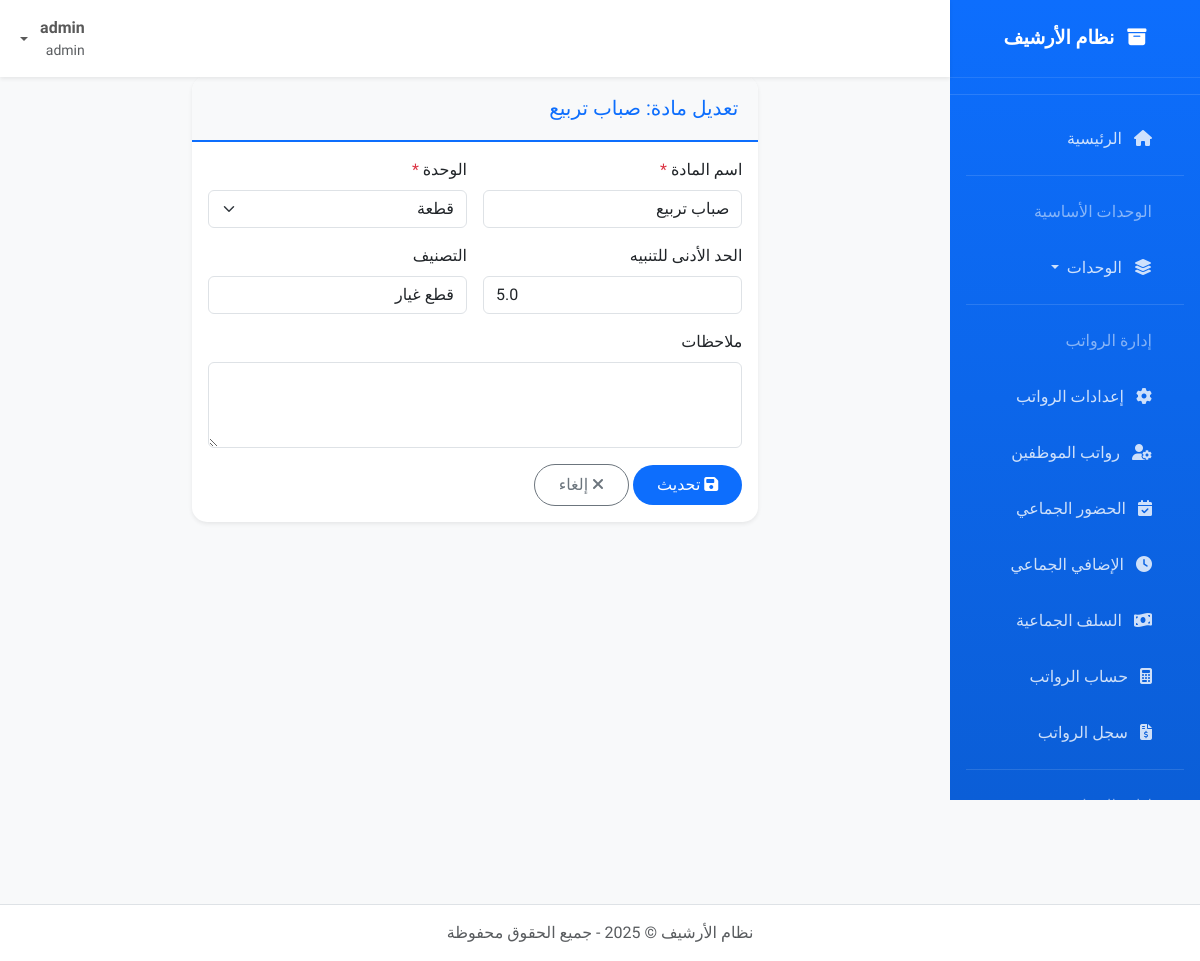
The app's page /materials/1/edit (signed in) with its own data.
### models.py (models this page shows, shortened)
class User(db.Model, UserMixin):
    id = db.Column(db.Integer, primary_key=True)
    username = db.Column(db.String(50), unique=True, nullable=False)
    email = db.Column(db.String(100), unique=True, nullable=False)
    password_hash = db.Column(db.String(128), nullable=False)
    role = db.Column(db.String(20), default='user')  # admin, archivist, user
    created_at = db.Column(db.DateTime, default=datetime.utcnow)
    def is_admin(self):
        return self.role == 'admin'
    def can_edit(self):
        return self.role in ['admin', 'archivist']

### app.py (models this page shows, shortened)
class Material(db.Model):
    id = db.Column(db.Integer, primary_key=True)
    name = db.Column(db.String(100), nullable=False)
    unit = db.Column(db.String(20), nullable=False)  # وحدة القياس: طن، متر مكعب، لتر، قطعة...
    min_stock_level = db.Column(db.Float, default=0)  # الحد الأدنى للتنبيه
    category = db.Column(db.String(50))  # مواد خام، قطع غيار، وقود...
    notes = db.Column(db.Text)
    created_at = db.Column(db.DateTime, default=datetime.utcnow)
    stock_items = db.relationship('StockItem', backref='material', lazy=True, cascade="all, delete-orphan")
    transactions = db.relationship('StockTransaction', backref='material', lazy=True, cascade="all, delete-orphan")

### app.py (the view, shortened to what this page needs)
@app.route('/materials/<int:material_id>/edit', methods=['GET', 'POST'])
@login_required
def edit_material(material_id):
    if not current_user.is_admin():
        flash('ليس لديك صلاحية تعديل المواد.', 'danger')
        return redirect(url_for('material_list'))
    material = Material.query.get_or_404(material_id)
    settings = CompanySettings.query.first()
    return render_template('material/edit.html', material=material, settings=settings)

### app.py (called while the page is built)
@login_manager.user_loader
def load_user(user_id):
    return User.query.get(int(user_id))

@app.before_request
def create_tables_once():
    if not hasattr(g, 'tables_created'):
        db.create_all()
        os.makedirs(app.config['UPLOAD_FOLDER'], exist_ok=True)
        os.makedirs(os.path.join(app.config['UPLOAD_FOLDER'], 'cars'), exist_ok=True)
        os.makedirs(os.path.join(app.config['UPLOAD_FOLDER'], 'employees'), exist_ok=True)
        os.makedirs(os.path.join(app.config['UPLOAD_FOLDER'], 'documents'), exist_ok=True)
        os.makedirs(os.path.join(app.config['UPLOAD_FOLDER'], 'logos'), exist_ok=True)
        if not CompanySettings.query.first():
            settings = CompanySettings()
            db.session.add(settings)
            db.session.commit()
        g.tables_created = True

@app.context_processor
def inject_current_year():
    return {'current_year': datetime.now().year}

### templates/material/edit.html (shortened to what this page needs)
{% extends "base.html" %}
{% block content %}
<div class="container-fluid">
    <div class="row">
        <div class="col-lg-8 mx-auto">
            <div class="card border-0 shadow-sm">
                <div class="card-header">
                    <h5 class="mb-0">تعديل مادة: {{ material.name }}</h5>
                </div>
                <div class="card-body">
                    <form method="POST">
                        <div class="row g-3">
                            <div class="col-md-6">
                                <label class="form-label">اسم المادة <span class="text-danger">*</span></label>
                                <input type="text" name="name" class="form-control" value="{{ material.name }}" required>
                            </div>
                            <div class="col-md-6">
                                <label class="form-label">الوحدة <span class="text-danger">*</span></label>
                                <select name="unit" class="form-select" required>
                                    <option value="قطعة" {% if material.unit == 'قطعة' %}selected{% endif %}>قطعة</option>
                                </select>
                            </div>
                            <div class="col-md-6">
                                <label class="form-label">الحد الأدنى للتنبيه</label>
                                <input type="number" name="min_stock_level" class="form-control" step="0.01" value="{{ material.min_stock_level }}">
                            </div>
                            <div class="col-md-6">
                                <label class="form-label">التصنيف</label>
                                <input type="text" name="category" class="form-control" value="{{ material.category or '' }}">
                            </div>
                            <div class="col-12">
                                <label class="form-label">ملاحظات</label>
                                <textarea name="notes" class="form-control" rows="3">{{ material.notes or '' }}</textarea>
                            </div>
                            <div class="col-12">
                                <button type="submit" class="btn btn-primary px-4">
                                    <i class="fas fa-save"></i> تحديث
                                </button>
                                <a href="{{ url_for('material_list') }}" class="btn btn-outline-secondary">
                                    <i class="fas fa-times"></i> إلغاء
                                </a>
                            </div>
                        </div>
                    </form>
                </div>
            </div>
        </div>
    </div>
</div>
{% endblock %}

### templates/base.html (shortened to what this page needs)
<!DOCTYPE html>
<html lang="ar" dir="rtl">
<head>
    <link href="https://cdn.jsdelivr.net/npm/bootstrap@5.3.0/dist/css/bootstrap.rtl.min.css" rel="stylesheet">
    <link rel="stylesheet" href="https://cdn.jsdelivr.net/npm/bootstrap-icons@1.10.0/font/bootstrap-icons.css">
    <link href="https://cdnjs.cloudflare.com/ajax/libs/font-awesome/6.4.0/css/all.min.css" rel="stylesheet">
</head>
<body>
    <nav id="sidebar" class="d-none d-lg-block">
        <div class="sidebar-brand">
            <i class="fas fa-archive me-2"></i> <span>نظام الأرشيف</span>
        </div>
        <hr class="text-white-50">
        <ul class="nav flex-column px-3">
            <li class="nav-item">
                <a class="nav-link {% if request.endpoint == 'index' %}active{% endif %}" href="{{ url_for('index') }}">
                    <i class="fas fa-home me-2"></i> <span>الرئيسية</span>
                </a>
            </li>
            <hr class="text-white-50 my-2">
            <li class="nav-item">
                <span class="nav-link text-white-50 small">الوحدات الأساسية</span>
            </li>
            <li class="nav-item dropdown">
                <a class="nav-link dropdown-toggle" href="#" id="basicUnitsDropdown" role="button" data-bs-toggle="dropdown" aria-expanded="false">
                    <i class="fas fa-layer-group me-2"></i> <span>الوحدات</span>
                </a>
            </li>
            <hr class="text-white-50 my-2">
            {% if current_user.is_authenticated and current_user.can_edit() %}
            <li class="nav-item">
                <span class="nav-link text-white-50 small">إدارة الرواتب</span>
            </li>
            <li class="nav-item">
                <a class="nav-link {% if 'salary_settings' in request.endpoint %}active{% endif %}" href="{{ url_for('salary_settings') }}">
                    <i class="fas fa-cog me-2"></i> <span>إعدادات الرواتب</span>
                </a>
            </li>
            <li class="nav-item">
                <a class="nav-link {% if 'salary_employees_list' in request.endpoint %}active{% endif %}" href="{{ url_for('salary_employees_list') }}">
                    <i class="fas fa-user-cog me-2"></i> <span>رواتب الموظفين</span>
                </a>
            </li>
            <li class="nav-item">
                <a class="nav-link {% if 'bulk_attendance' in request.endpoint %}active{% endif %}" href="{{ url_for('bulk_attendance') }}">
                    <i class="fas fa-calendar-check me-2"></i> <span>الحضور الجماعي</span>
                </a>
            </li>
            <li class="nav-item">
                <a class="nav-link {% if 'bulk_overtime' in request.endpoint %}active{% endif %}" href="{{ url_for('bulk_overtime') }}">
                    <i class="fas fa-clock me-2"></i> <span>الإضافي الجماعي</span>
                </a>
            </li>
            <li class="nav-item">
                <a class="nav-link {% if 'bulk_advance' in request.endpoint %}active{% endif %}" href="{{ url_for('bulk_advance') }}">
                    <i class="fas fa-money-bill-wave me-2"></i> <span>السلف الجماعية</span>
                </a>
            </li>
            <li class="nav-item">
                <a class="nav-link {% if 'calculate_payroll' in request.endpoint %}active{% endif %}" href="{{ url_for('calculate_payroll') }}">
                    <i class="fas fa-calculator me-2"></i> <span>حساب الرواتب</span>
                </a>
            </li>
            <li class="nav-item">
                <a class="nav-link {% if 'payroll_list' in request.endpoint %}active{% endif %}" href="{{ url_for('payroll_list') }}">
                    <i class="fas fa-file-invoice-dollar me-2"></i> <span>سجل الرواتب</span>
                </a>
            </li>
            {% endif %}
            <hr class="text-white-50 my-2">
            {% if current_user.is_authenticated and current_user.can_edit() %}
            <li class="nav-item">
                <span class="nav-link text-white-50 small">إدارة المخازن</span>
            </li>
            {% endif %}
        </ul>
    </nav>
    <nav class="navbar navbar-expand-lg navbar-light bg-white shadow-sm top-navbar">
        <div class="container-fluid">
            <div class="navbar-nav ms-auto">
                {% if current_user.is_authenticated %}
                <div class="nav-item dropdown">
                    <a class="nav-link dropdown-toggle d-flex align-items-center" href="#" id="userDropdown" role="button" data-bs-toggle="dropdown">
                        <div class="me-2">
                            <div class="fw-bold">{{ current_user.username }}</div>
                            <div class="small text-muted">{{ current_user.role }}</div>
                        </div>
                    </a>
                </div>
                {% else %}
                <a class="nav-link" href="{{ url_for('login') }}">
                    <i class="fas fa-sign-in-alt me-1"></i> تسجيل الدخول
                </a>
                {% endif %}
            </div>
        </div>
    </nav>
    <main id="main-content">
        <div class="container-fluid">
            {% block content %}{% endblock %}
        </div>
    </main>
    <footer class="bg-white border-top py-3 mt-5">
        <div class="container">
            <div class="text-center text-muted">
                <p class="mb-0">نظام الأرشيف &copy; {{ current_year }} - جميع الحقوق محفوظة</p>
            </div>
        </div>
    </footer>
</body>
</html>

### templates/base.html (style rules this page uses)
:root { --primary-color: #0d6efd; --secondary-color: #6c757d; --success-color: #198754; --danger-color: #dc3545; --warning-color: #ffc107; --info-color: #0dcaf0; }
body { font-family: 'Tajawal', sans-serif; background-color: #f8f9fa; padding-top: 56px; margin: 0; }
#sidebar { position: fixed; top: 0; right: 0; height: 100vh; width: 250px; background: linear-gradient(180deg, #0d6efd 0%, #0b5ed7 100%); color: white; z-index: 1000; overflow-y: auto; transition: transform 0.3s ease, width 0.3s ease; }
#sidebar .sidebar-brand { font-weight: 700; padding: 1.5rem 1rem; text-align: center; font-size: 1.2rem; border-bottom: 1px solid rgba(255,255,255,0.1); }
#sidebar .nav-link { color: rgba(255,255,255,0.8); padding: 0.75rem 1rem; margin: 0.25rem 1rem; border-radius: 0.375rem; transition: all 0.3s ease; }
#main-content { margin-right: 250px; padding: 20px; min-height: 100vh; transition: margin-right 0.3s ease; }
.top-navbar { position: fixed; top: 0; right: 250px; left: 0; z-index: 1030; transition: right 0.3s ease; }
.card { border: none; border-radius: 15px; box-shadow: 0 0.125rem 0.25rem rgba(0,0,0,0.075); margin-bottom: 1.5rem; transition: transform 0.3s ease; }
.card-header { background-color: #f8f9fa; border-bottom: 2px solid var(--primary-color); border-radius: 15px 15px 0 0 !important; padding: 1.25rem; font-weight: 700; color: var(--primary-color); }
.btn { border-radius: 50px; padding: 0.5rem 1.5rem; font-weight: 500; transition: all 0.3s ease; }
.btn-primary { background-color: var(--primary-color); border: none; }

### records on screen
User: username "admin", role "admin"
Material: name "صباب تربيع", unit "قطعة", min_stock_level "5.0", category "قطع غيار"
